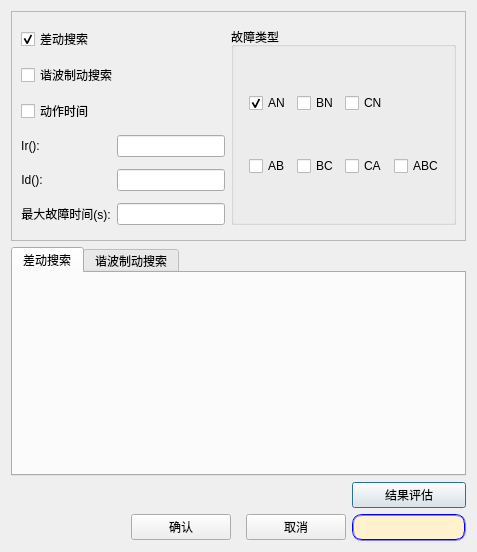
<?xml version="1.0" encoding="UTF-8"?>
<ui version="4.0">
 <class>QDiffAddBatchDlg</class>
 <widget class="QDialog" name="QDiffAddBatchDlg">
  <property name="geometry">
   <rect>
    <x>0</x>
    <y>0</y>
    <width>471</width>
    <height>552</height>
   </rect>
  </property>
  <property name="font">
   <font>
    <pointsize>9</pointsize>
   </font>
  </property>
  <property name="windowTitle">
   <string>批量添加</string>
  </property>
  <layout class="QGridLayout" name="gridLayout_3" columnstretch="1,1,1">
   <item row="0" column="0" colspan="3">
    <layout class="QVBoxLayout" name="verticalLayout" stretch="5">
     <item>
      <widget class="QFrame" name="frame_2">
       <property name="frameShape">
        <enum>QFrame::StyledPanel</enum>
       </property>
       <property name="frameShadow">
        <enum>QFrame::Raised</enum>
       </property>
       <layout class="QGridLayout" name="gridLayout_2">
        <item row="3" column="0">
         <widget class="QLabel" name="m_labTime_lr">
          <property name="sizePolicy">
           <sizepolicy hsizetype="Fixed" vsizetype="Fixed">
            <horstretch>0</horstretch>
            <verstretch>0</verstretch>
           </sizepolicy>
          </property>
          <property name="minimumSize">
           <size>
            <width>0</width>
            <height>0</height>
           </size>
          </property>
          <property name="maximumSize">
           <size>
            <width>16777215</width>
            <height>16777215</height>
           </size>
          </property>
          <property name="font">
           <font>
            <pointsize>9</pointsize>
           </font>
          </property>
          <property name="text">
           <string>Ir():</string>
          </property>
          <property name="alignment">
           <set>Qt::AlignCenter</set>
          </property>
         </widget>
        </item>
        <item row="4" column="0">
         <widget class="QLabel" name="m_labTime_ld">
          <property name="sizePolicy">
           <sizepolicy hsizetype="Fixed" vsizetype="Fixed">
            <horstretch>0</horstretch>
            <verstretch>0</verstretch>
           </sizepolicy>
          </property>
          <property name="minimumSize">
           <size>
            <width>0</width>
            <height>0</height>
           </size>
          </property>
          <property name="maximumSize">
           <size>
            <width>16777215</width>
            <height>16777215</height>
           </size>
          </property>
          <property name="font">
           <font>
            <pointsize>9</pointsize>
           </font>
          </property>
          <property name="text">
           <string>Id():</string>
          </property>
          <property name="alignment">
           <set>Qt::AlignCenter</set>
          </property>
         </widget>
        </item>
        <item row="5" column="0">
         <widget class="QLabel" name="m_labTime_ld_2">
          <property name="sizePolicy">
           <sizepolicy hsizetype="Preferred" vsizetype="Preferred">
            <horstretch>0</horstretch>
            <verstretch>0</verstretch>
           </sizepolicy>
          </property>
          <property name="minimumSize">
           <size>
            <width>0</width>
            <height>0</height>
           </size>
          </property>
          <property name="maximumSize">
           <size>
            <width>16777215</width>
            <height>16777215</height>
           </size>
          </property>
          <property name="font">
           <font>
            <pointsize>9</pointsize>
           </font>
          </property>
          <property name="text">
           <string>最大故障时间(s):</string>
          </property>
          <property name="alignment">
           <set>Qt::AlignCenter</set>
          </property>
         </widget>
        </item>
        <item row="3" column="1">
         <widget class="QLineEdit" name="m_txtTime_lr">
          <property name="sizePolicy">
           <sizepolicy hsizetype="Fixed" vsizetype="Fixed">
            <horstretch>0</horstretch>
            <verstretch>0</verstretch>
           </sizepolicy>
          </property>
          <property name="minimumSize">
           <size>
            <width>0</width>
            <height>0</height>
           </size>
          </property>
          <property name="maximumSize">
           <size>
            <width>16777215</width>
            <height>16777215</height>
           </size>
          </property>
          <property name="font">
           <font>
            <pointsize>9</pointsize>
           </font>
          </property>
         </widget>
        </item>
        <item row="4" column="1">
         <widget class="QLineEdit" name="m_txtTime_ld">
          <property name="sizePolicy">
           <sizepolicy hsizetype="Fixed" vsizetype="Fixed">
            <horstretch>0</horstretch>
            <verstretch>0</verstretch>
           </sizepolicy>
          </property>
          <property name="minimumSize">
           <size>
            <width>0</width>
            <height>0</height>
           </size>
          </property>
          <property name="maximumSize">
           <size>
            <width>16777215</width>
            <height>16777215</height>
           </size>
          </property>
          <property name="font">
           <font>
            <pointsize>9</pointsize>
           </font>
          </property>
         </widget>
        </item>
        <item row="5" column="1">
         <widget class="QLineEdit" name="m_txtMaxFaultTime">
          <property name="sizePolicy">
           <sizepolicy hsizetype="Fixed" vsizetype="Fixed">
            <horstretch>0</horstretch>
            <verstretch>0</verstretch>
           </sizepolicy>
          </property>
          <property name="minimumSize">
           <size>
            <width>0</width>
            <height>0</height>
           </size>
          </property>
          <property name="maximumSize">
           <size>
            <width>16777215</width>
            <height>16777215</height>
           </size>
          </property>
          <property name="font">
           <font>
            <pointsize>9</pointsize>
           </font>
          </property>
         </widget>
        </item>
        <item row="0" column="2" rowspan="6">
         <widget class="QGroupBox" name="groupBox">
          <property name="font">
           <font>
            <pointsize>9</pointsize>
           </font>
          </property>
          <property name="title">
           <string>故障类型</string>
          </property>
          <layout class="QGridLayout" name="gridLayout">
           <property name="leftMargin">
            <number>15</number>
           </property>
           <item row="0" column="1">
            <widget class="QCheckBox" name="m_check_AN">
             <property name="sizePolicy">
              <sizepolicy hsizetype="Fixed" vsizetype="Fixed">
               <horstretch>0</horstretch>
               <verstretch>0</verstretch>
              </sizepolicy>
             </property>
             <property name="minimumSize">
              <size>
               <width>0</width>
               <height>0</height>
              </size>
             </property>
             <property name="maximumSize">
              <size>
               <width>80</width>
               <height>16777215</height>
              </size>
             </property>
             <property name="text">
              <string>AN</string>
             </property>
             <property name="checked">
              <bool>true</bool>
             </property>
            </widget>
           </item>
           <item row="1" column="2">
            <widget class="QCheckBox" name="m_check_BC">
             <property name="sizePolicy">
              <sizepolicy hsizetype="Fixed" vsizetype="Fixed">
               <horstretch>0</horstretch>
               <verstretch>0</verstretch>
              </sizepolicy>
             </property>
             <property name="minimumSize">
              <size>
               <width>0</width>
               <height>0</height>
              </size>
             </property>
             <property name="maximumSize">
              <size>
               <width>80</width>
               <height>16777215</height>
              </size>
             </property>
             <property name="text">
              <string>BC</string>
             </property>
            </widget>
           </item>
           <item row="1" column="1">
            <widget class="QCheckBox" name="m_check_AB">
             <property name="sizePolicy">
              <sizepolicy hsizetype="Fixed" vsizetype="Fixed">
               <horstretch>0</horstretch>
               <verstretch>0</verstretch>
              </sizepolicy>
             </property>
             <property name="minimumSize">
              <size>
               <width>0</width>
               <height>0</height>
              </size>
             </property>
             <property name="maximumSize">
              <size>
               <width>80</width>
               <height>16777215</height>
              </size>
             </property>
             <property name="text">
              <string>AB</string>
             </property>
            </widget>
           </item>
           <item row="1" column="3">
            <widget class="QCheckBox" name="m_check_CA">
             <property name="sizePolicy">
              <sizepolicy hsizetype="Fixed" vsizetype="Fixed">
               <horstretch>0</horstretch>
               <verstretch>0</verstretch>
              </sizepolicy>
             </property>
             <property name="minimumSize">
              <size>
               <width>0</width>
               <height>0</height>
              </size>
             </property>
             <property name="maximumSize">
              <size>
               <width>80</width>
               <height>16777215</height>
              </size>
             </property>
             <property name="text">
              <string>CA</string>
             </property>
            </widget>
           </item>
           <item row="0" column="2">
            <widget class="QCheckBox" name="m_check_BN">
             <property name="sizePolicy">
              <sizepolicy hsizetype="Fixed" vsizetype="Fixed">
               <horstretch>0</horstretch>
               <verstretch>0</verstretch>
              </sizepolicy>
             </property>
             <property name="minimumSize">
              <size>
               <width>0</width>
               <height>0</height>
              </size>
             </property>
             <property name="maximumSize">
              <size>
               <width>80</width>
               <height>16777215</height>
              </size>
             </property>
             <property name="text">
              <string>BN</string>
             </property>
            </widget>
           </item>
           <item row="0" column="3">
            <widget class="QCheckBox" name="m_check_CN">
             <property name="sizePolicy">
              <sizepolicy hsizetype="Fixed" vsizetype="Fixed">
               <horstretch>0</horstretch>
               <verstretch>0</verstretch>
              </sizepolicy>
             </property>
             <property name="minimumSize">
              <size>
               <width>0</width>
               <height>0</height>
              </size>
             </property>
             <property name="maximumSize">
              <size>
               <width>80</width>
               <height>16777215</height>
              </size>
             </property>
             <property name="text">
              <string>CN</string>
             </property>
            </widget>
           </item>
           <item row="1" column="4">
            <widget class="QCheckBox" name="m_check_ABC">
             <property name="sizePolicy">
              <sizepolicy hsizetype="Fixed" vsizetype="Fixed">
               <horstretch>0</horstretch>
               <verstretch>0</verstretch>
              </sizepolicy>
             </property>
             <property name="minimumSize">
              <size>
               <width>0</width>
               <height>0</height>
              </size>
             </property>
             <property name="maximumSize">
              <size>
               <width>16777215</width>
               <height>16777215</height>
              </size>
             </property>
             <property name="text">
              <string>ABC</string>
             </property>
            </widget>
           </item>
          </layout>
         </widget>
        </item>
        <item row="1" column="0" colspan="2">
         <widget class="QCheckBox" name="m_check_Harm">
          <property name="sizePolicy">
           <sizepolicy hsizetype="Preferred" vsizetype="Fixed">
            <horstretch>0</horstretch>
            <verstretch>0</verstretch>
           </sizepolicy>
          </property>
          <property name="minimumSize">
           <size>
            <width>0</width>
            <height>0</height>
           </size>
          </property>
          <property name="maximumSize">
           <size>
            <width>16777215</width>
            <height>16777215</height>
           </size>
          </property>
          <property name="text">
           <string>谐波制动搜索</string>
          </property>
         </widget>
        </item>
        <item row="2" column="0" colspan="2">
         <widget class="QCheckBox" name="m_check_Time">
          <property name="sizePolicy">
           <sizepolicy hsizetype="Preferred" vsizetype="Fixed">
            <horstretch>0</horstretch>
            <verstretch>0</verstretch>
           </sizepolicy>
          </property>
          <property name="minimumSize">
           <size>
            <width>0</width>
            <height>0</height>
           </size>
          </property>
          <property name="maximumSize">
           <size>
            <width>16777215</width>
            <height>16777215</height>
           </size>
          </property>
          <property name="text">
           <string>动作时间</string>
          </property>
         </widget>
        </item>
        <item row="0" column="0" colspan="2">
         <widget class="QCheckBox" name="m_check_Rate">
          <property name="sizePolicy">
           <sizepolicy hsizetype="Preferred" vsizetype="Fixed">
            <horstretch>0</horstretch>
            <verstretch>0</verstretch>
           </sizepolicy>
          </property>
          <property name="minimumSize">
           <size>
            <width>0</width>
            <height>0</height>
           </size>
          </property>
          <property name="maximumSize">
           <size>
            <width>16777215</width>
            <height>16777215</height>
           </size>
          </property>
          <property name="text">
           <string>差动搜索</string>
          </property>
          <property name="checked">
           <bool>true</bool>
          </property>
         </widget>
        </item>
       </layout>
      </widget>
     </item>
    </layout>
   </item>
   <item row="1" column="0" colspan="3">
    <widget class="QTabWidget" name="tabWidget">
     <property name="currentIndex">
      <number>0</number>
     </property>
     <widget class="QWidget" name="tab">
      <attribute name="title">
       <string>差动搜索</string>
      </attribute>
      <layout class="QHBoxLayout" name="horizontalLayout">
       <item>
        <layout class="QVBoxLayout" name="VLayout_Rate"/>
       </item>
      </layout>
     </widget>
     <widget class="QWidget" name="tab_2">
      <attribute name="title">
       <string>谐波制动搜索</string>
      </attribute>
      <layout class="QVBoxLayout" name="verticalLayout_4">
       <item>
        <layout class="QVBoxLayout" name="VLayout_Harm"/>
       </item>
      </layout>
     </widget>
    </widget>
   </item>
   <item row="2" column="2">
    <widget class="QPushButton" name="m_btnResEvaluat">
     <property name="maximumSize">
      <size>
       <width>16777215</width>
       <height>16777215</height>
      </size>
     </property>
     <property name="text">
      <string>结果评估</string>
     </property>
    </widget>
   </item>
   <item row="3" column="0">
    <spacer name="horizontalSpacer_2">
     <property name="orientation">
      <enum>Qt::Horizontal</enum>
     </property>
     <property name="sizeHint" stdset="0">
      <size>
       <width>150</width>
       <height>27</height>
      </size>
     </property>
    </spacer>
   </item>
   <item row="3" column="2">
    <widget class="QLabel" name="m_labTips">
     <property name="sizePolicy">
      <sizepolicy hsizetype="Expanding" vsizetype="Preferred">
       <horstretch>0</horstretch>
       <verstretch>0</verstretch>
      </sizepolicy>
     </property>
     <property name="minimumSize">
      <size>
       <width>0</width>
       <height>0</height>
      </size>
     </property>
     <property name="maximumSize">
      <size>
       <width>16777215</width>
       <height>16777215</height>
      </size>
     </property>
     <property name="font">
      <font>
       <pointsize>9</pointsize>
      </font>
     </property>
     <property name="styleSheet">
      <string notr="true">QLabel{border:2px groove rgb(0,0,255);border-radius:10px;background-color: rgb(255,242,204)}</string>
     </property>
     <property name="text">
      <string/>
     </property>
     <property name="wordWrap">
      <bool>true</bool>
     </property>
    </widget>
   </item>
   <item row="3" column="1">
    <layout class="QHBoxLayout" name="horizontalLayout_7">
     <property name="spacing">
      <number>15</number>
     </property>
     <item>
      <widget class="QPushButton" name="m_btnSave">
       <property name="sizePolicy">
        <sizepolicy hsizetype="Fixed" vsizetype="Fixed">
         <horstretch>0</horstretch>
         <verstretch>0</verstretch>
        </sizepolicy>
       </property>
       <property name="minimumSize">
        <size>
         <width>100</width>
         <height>23</height>
        </size>
       </property>
       <property name="maximumSize">
        <size>
         <width>100</width>
         <height>16777215</height>
        </size>
       </property>
       <property name="text">
        <string>确认</string>
       </property>
      </widget>
     </item>
     <item>
      <widget class="QPushButton" name="m_btnClose">
       <property name="sizePolicy">
        <sizepolicy hsizetype="Fixed" vsizetype="Fixed">
         <horstretch>0</horstretch>
         <verstretch>0</verstretch>
        </sizepolicy>
       </property>
       <property name="minimumSize">
        <size>
         <width>100</width>
         <height>0</height>
        </size>
       </property>
       <property name="maximumSize">
        <size>
         <width>100</width>
         <height>16777215</height>
        </size>
       </property>
       <property name="text">
        <string>取消</string>
       </property>
      </widget>
     </item>
    </layout>
   </item>
  </layout>
 </widget>
 <resources/>
 <connections/>
</ui>
